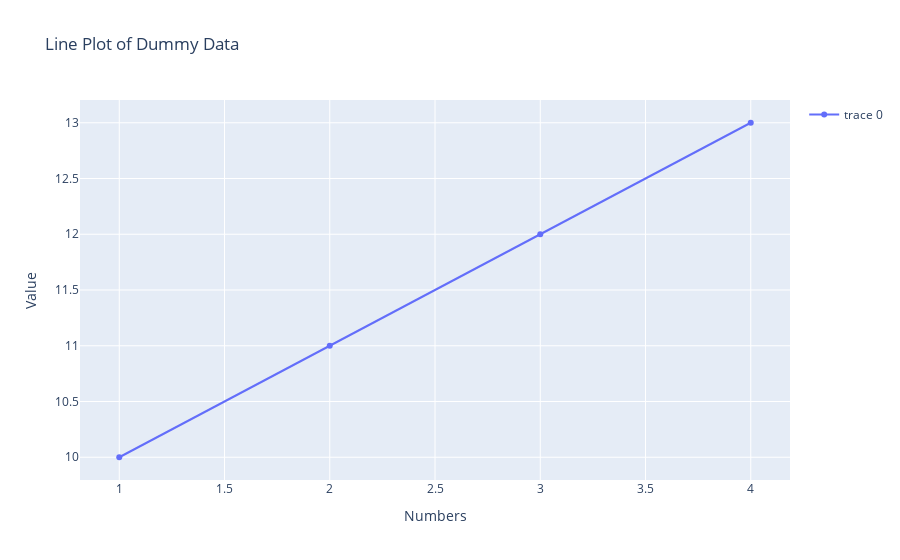

This figure's notebook cell:
### Code cell
# customize the plot
fig.update_layout(
    title="Line Plot of Dummy Data",
    xaxis=dict(title='Numbers'),
    yaxis=dict(title='Value'),
    showlegend=True,
)

### Figure 1 — Plotly figure (JSON) as saved in the notebook; plotly's stock layout.template omitted (floating-point values rounded to 4 significant figures)
{"data": [{"type": "scatter", "x": [1, 2, 3, 4], "y": [10, 11, 12, 13]}], "layout": {"showlegend": true, "title": {"text": "Line Plot of Dummy Data"}, "xaxis": {"title": {"text": "Numbers"}}, "yaxis": {"title": {"text": "Value"}}}}
